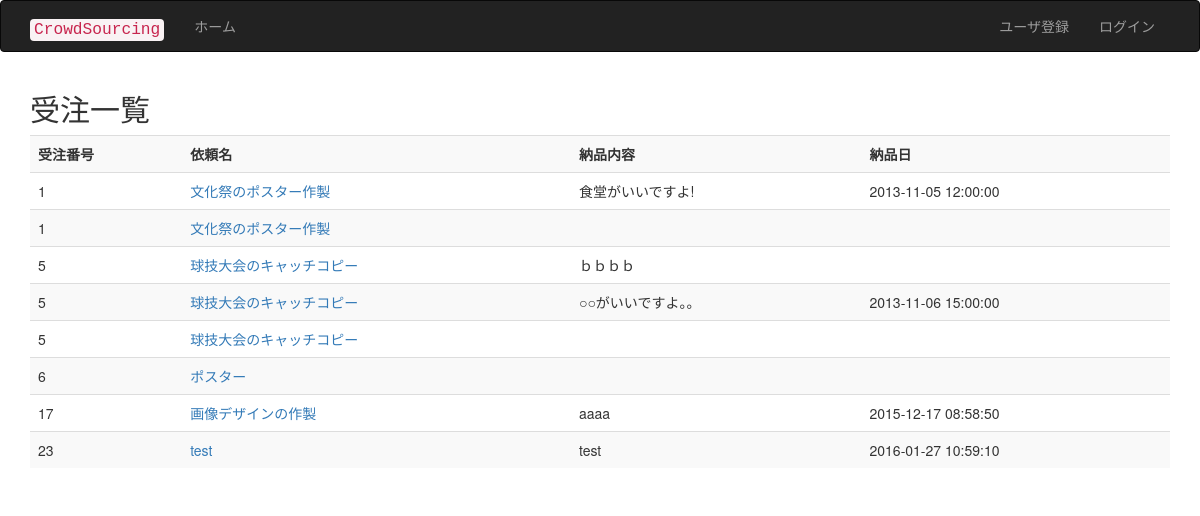
The page /delist.php on the database as committed earlier.
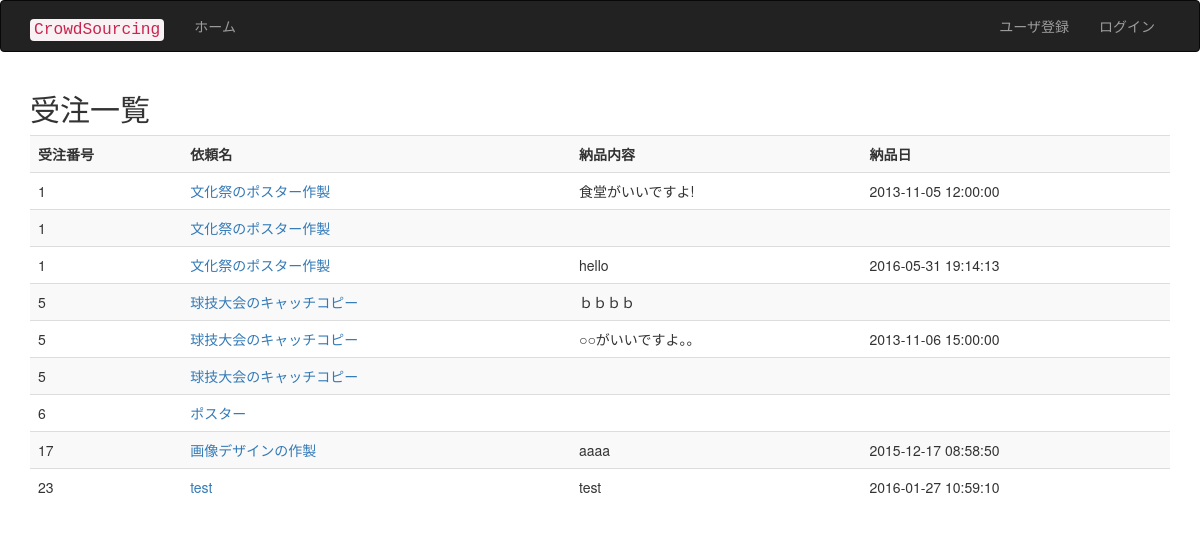
The same page on the database as committed later.
### tables this page shows
CREATE TABLE IF NOT EXISTS `tb_receive` (
  `requestid` int(11) NOT NULL,
  `userid` varchar(32) NOT NULL,
  `dgresult` int(11) DEFAULT NULL,
  `comment` varchar(1000) NOT NULL,
  `rday` datetime NOT NULL,
  `eday` datetime DEFAULT NULL,
  UNIQUE KEY `requestid` (`requestid`,`userid`)
);

CREATE TABLE IF NOT EXISTS `tb_request` (
  `requestid` int(11) NOT NULL AUTO_INCREMENT,
  `rname` varchar(128) NOT NULL,
  `sdate` date NOT NULL,
  `edate` date NOT NULL,
  `contents` varchar(1000) NOT NULL,
  `point` int(11) NOT NULL,
  `genre` int(11) NOT NULL,
  `perpicient` int(11) DEFAULT NULL,
  `amethod` int(11) NOT NULL,
  `requserid` varchar(16) NOT NULL,
  `rpoint` int(11) NOT NULL,
  PRIMARY KEY (`requestid`)
);

### delist.php (the view, shortened to what this page needs)
<?php
include('page_header.php');
echo "<h2>受注一覧</h2>";
$sql = "SELECT * FROM  tb_receive 	natural join tb_request order by requestid";
include 'db_inc.php';
$rs = mysql_query($sql, $conn);
echo '<table  class="table table-striped table-hover">';
echo '<tr><th class="number" title="クリックで並び替え">受注番号</th><th>依頼名</th><th class="number" title="クリックで並び替え">納品内容</th><th class="number" title="クリックで並び替え">納品日</th>';
while ( $row = mysql_fetch_array($rs) ) {
	echo '<tr>';
	echo '<td>' . $row['requestid'] . '</td>';
	echo '<td><a href = "reqclear.php?rid='. $row['requestid'].'">' . $row['rname'] . '</a></td>';
	echo '<td>' . $row['comment'] . '</td>';
	echo '<td>' . $row['eday']   . '</td>';
	echo '</tr>';
}
echo '</table>';
include('page_footer.php');
?>

### menubar.php (shortened to what this page needs)
<?php
$menu8 = array(
  'ログアウト'  => 'logout.php',
);
$menu9 = array(
  'ユーザ登録'  => 'user_add.php',
  'ログイン'  => 'login.php',
);
echo '<ul class="nav navbar-nav">';
echo '<li><a href="index.php">ホーム</a></li>';
echo '</ul>';
echo '<ul class="nav navbar-nav navbar-right">';
if(isset($_SESSION['post']) ){
  echo '<li><a>' . $_SESSION['uname'] . 'さんがログイン中</a></li>';
  foreach($menu8 as $label=>$url)
    echo '<li><a href="' .$url. '">' . $label . '</a></li>';
}else{
  foreach($menu9 as $label=>$url)
    echo '<li><a href="' .$url. '">' . $label . '</a></li>';
}
echo '</ul>';

Rows that differ between the two databases and show on the page:
added tb_receive: requestid "1", requestid.rname "文化祭のポスター作製", comment "hello", eday "2016-05-31 19:14:13"
